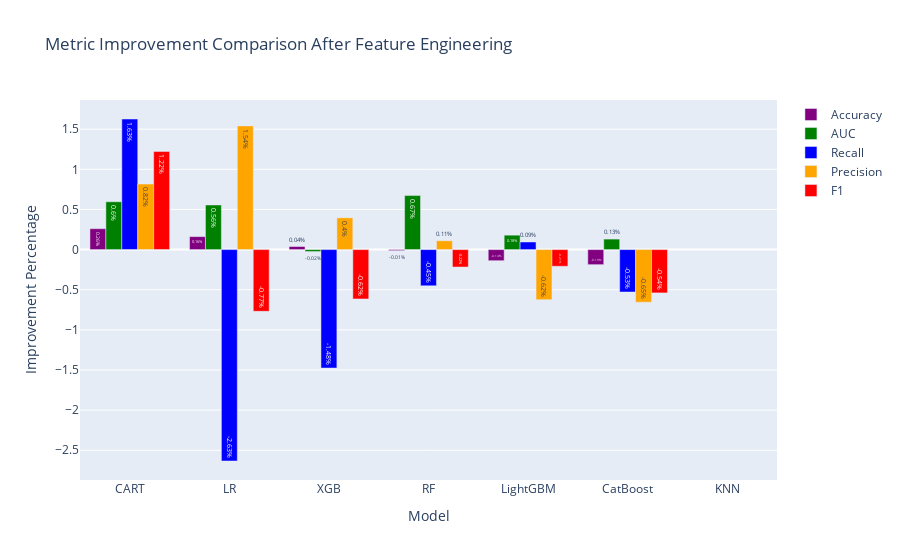

Notebook code cell kept with this figure:
### Code cell
# Dictionary containing the updated metric results
base_metrics = {
    "Model": ["LR", "KNN", "CART", "RF", "XGB", "LightGBM", "CatBoost"],
    "Accuracy": [base_models_metrics[0]['Accuracy'], base_models_metrics[1]['Accuracy'],
                 base_models_metrics[2]['Accuracy'], base_models_metrics[3]['Accuracy'],
                 base_models_metrics[4]['Accuracy'], base_models_metrics[5]['Accuracy'],
                 base_models_metrics[6]['Accuracy']],
    "AUC": [base_models_metrics[0]['AUC'], base_models_metrics[1]['AUC'],
            base_models_metrics[2]['AUC'], base_models_metrics[3]['AUC'],
            base_models_metrics[4]['AUC'], base_models_metrics[5]['AUC'],
            base_models_metrics[6]['AUC']],
    "Recall": [base_models_metrics[0]['Recall'], base_models_metrics[1]['Recall'],
               base_models_metrics[2]['Recall'], base_models_metrics[3]['Recall'],
               base_models_metrics[4]['Recall'], base_models_metrics[5]['Recall'],
               base_models_metrics[6]['Recall']],
    "Precision": [base_models_metrics[0]['Precision'], base_models_metrics[1]['Precision'],
                  base_models_metrics[2]['Precision'], base_models_metrics[3]['Precision'],
                  base_models_metrics[4]['Precision'], base_models_metrics[5]['Precision'],
                  base_models_metrics[6]['Precision']],
    "F1": [base_models_metrics[0]['F1'], base_models_metrics[1]['F1'],
           base_models_metrics[2]['F1'], base_models_metrics[3]['F1'],
           base_models_metrics[4]['F1'], base_models_metrics[5]['F1'],
           base_models_metrics[6]['F1']]
}

last_metrics = {
    "Model": ["LR", "KNN", "CART", "RF", "XGB", "LightGBM", "CatBoost"],
    "Accuracy": [last_models_metrics[0]['Accuracy'], last_models_metrics[1]['Accuracy'],
                 last_models_metrics[2]['Accuracy'], last_models_metrics[3]['Accuracy'],
                 last_models_metrics[4]['Accuracy'], last_models_metrics[5]['Accuracy'],
                 last_models_metrics[6]['Accuracy']],
    "AUC": [last_models_metrics[0]['AUC'], last_models_metrics[1]['AUC'],
            last_models_metrics[2]['AUC'], last_models_metrics[3]['AUC'],
            last_models_metrics[4]['AUC'], last_models_metrics[5]['AUC'],
            last_models_metrics[6]['AUC']],
    "Recall": [last_models_metrics[0]['Recall'], last_models_metrics[1]['Recall'],
               last_models_metrics[2]['Recall'], last_models_metrics[3]['Recall'],
               last_models_metrics[4]['Recall'], last_models_metrics[5]['Recall'],
               last_models_metrics[6]['Recall']],
    "Precision": [last_models_metrics[0]['Precision'], last_models_metrics[1]['Precision'],
                  last_models_metrics[2]['Precision'], last_models_metrics[3]['Precision'],
                  last_models_metrics[4]['Precision'], last_models_metrics[5]['Precision'],
                  last_models_metrics[6]['Precision']],
    "F1": [last_models_metrics[0]['F1'], last_models_metrics[1]['F1'],
           last_models_metrics[2]['F1'], last_models_metrics[3]['F1'],
           last_models_metrics[4]['F1'], last_models_metrics[5]['F1'],
           last_models_metrics[6]['F1']]
}

# Creating DataFrames from the metric dictionaries
base_results_df = pd.DataFrame(base_metrics)
last_results_df = pd.DataFrame(last_metrics)

# Calculating the improvement percentages for each metric
improvement_df = pd.DataFrame()
improvement_df["Model"] = base_results_df["Model"]
improvement_df["Accuracy"] = ((last_results_df["Accuracy"] - base_results_df["Accuracy"]) / base_results_df["Accuracy"]) * 100
improvement_df["AUC"] = ((last_results_df["AUC"] - base_results_df["AUC"]) / base_results_df["AUC"]) * 100
improvement_df["Recall"] = ((last_results_df["Recall"] - base_results_df["Recall"]) / base_results_df["Recall"]) * 100
improvement_df["Precision"] = ((last_results_df["Precision"] - base_results_df["Precision"]) / base_results_df["Precision"]) * 100
improvement_df["F1"] = ((last_results_df["F1"] - base_results_df["F1"]) / base_results_df["F1"]) * 100

# Sorting the DataFrame by accuracy improvement in descending order
improvement_df = improvement_df.sort_values(by="Accuracy", ascending=False)

# Creating the figure for the graph
fig = go.Figure()

# Adding traces for each metric in the specified order
for metric, color in zip(["Accuracy", "AUC", "Recall", "Precision", "F1"], colors):
    fig.add_trace(go.Bar(
        x=improvement_df["Model"],
        y=improvement_df[metric],
        marker_color=color,
        name=metric,
        text=improvement_df[metric].apply(lambda x: f"{round(x, 2)}%"),
        textposition='auto'
    ))

# Setting axis labels and title
fig.update_layout(
    xaxis_title="Model",
    yaxis_title="Improvement Percentage",
    title="Metric Improvement Comparison After Feature Engineering"
)

# Displaying the graph
fig.show(block=True)

### Figure 1 — Plotly figure (JSON) as saved in the notebook; plotly's stock layout.template omitted (floating-point values rounded to 4 significant figures)
{"data": [{"marker": {"color": "purple"}, "name": "Accuracy", "text": ["0.26%", "0.16%", "0.04%", "-0.01%", "-0.14%", "-0.19%", "nan%"], "textposition": "auto", "type": "bar", "x": ["CART", "LR", "XGB", "RF", "LightGBM", "CatBoost", "KNN"], "y": [0.2606, 0.1617, 0.03839, -0.01266, -0.1382, -0.1877, null]}, {"marker": {"color": "green"}, "name": "AUC", "text": ["0.6%", "0.56%", "-0.02%", "0.67%", "0.18%", "0.13%", "nan%"], "textposition": "auto", "type": "bar", "x": ["CART", "LR", "XGB", "RF", "LightGBM", "CatBoost", "KNN"], "y": [0.596, 0.5561, -0.02436, 0.673, 0.1798, 0.1311, null]}, {"marker": {"color": "blue"}, "name": "Recall", "text": ["1.63%", "-2.63%", "-1.48%", "-0.45%", "0.09%", "-0.53%", "nan%"], "textposition": "auto", "type": "bar", "x": ["CART", "LR", "XGB", "RF", "LightGBM", "CatBoost", "KNN"], "y": [1.627, -2.633, -1.476, -0.4508, 0.09497, -0.5284, null]}, {"marker": {"color": "orange"}, "name": "Precision", "text": ["0.82%", "1.54%", "0.4%", "0.11%", "-0.62%", "-0.65%", "nan%"], "textposition": "auto", "type": "bar", "x": ["CART", "LR", "XGB", "RF", "LightGBM", "CatBoost", "KNN"], "y": [0.817, 1.541, 0.3959, 0.1099, -0.6245, -0.6548, null]}, {"marker": {"color": "red"}, "name": "F1", "text": ["1.22%", "-0.77%", "-0.62%", "-0.22%", "-0.21%", "-0.54%", "nan%"], "textposition": "auto", "type": "bar", "x": ["CART", "LR", "XGB", "RF", "LightGBM", "CatBoost", "KNN"], "y": [1.223, -0.7688, -0.6152, -0.2172, -0.2077, -0.5396, null]}], "layout": {"title": {"text": "Metric Improvement Comparison After Feature Engineering"}, "xaxis": {"title": {"text": "Model"}}, "yaxis": {"title": {"text": "Improvement Percentage"}}}}
